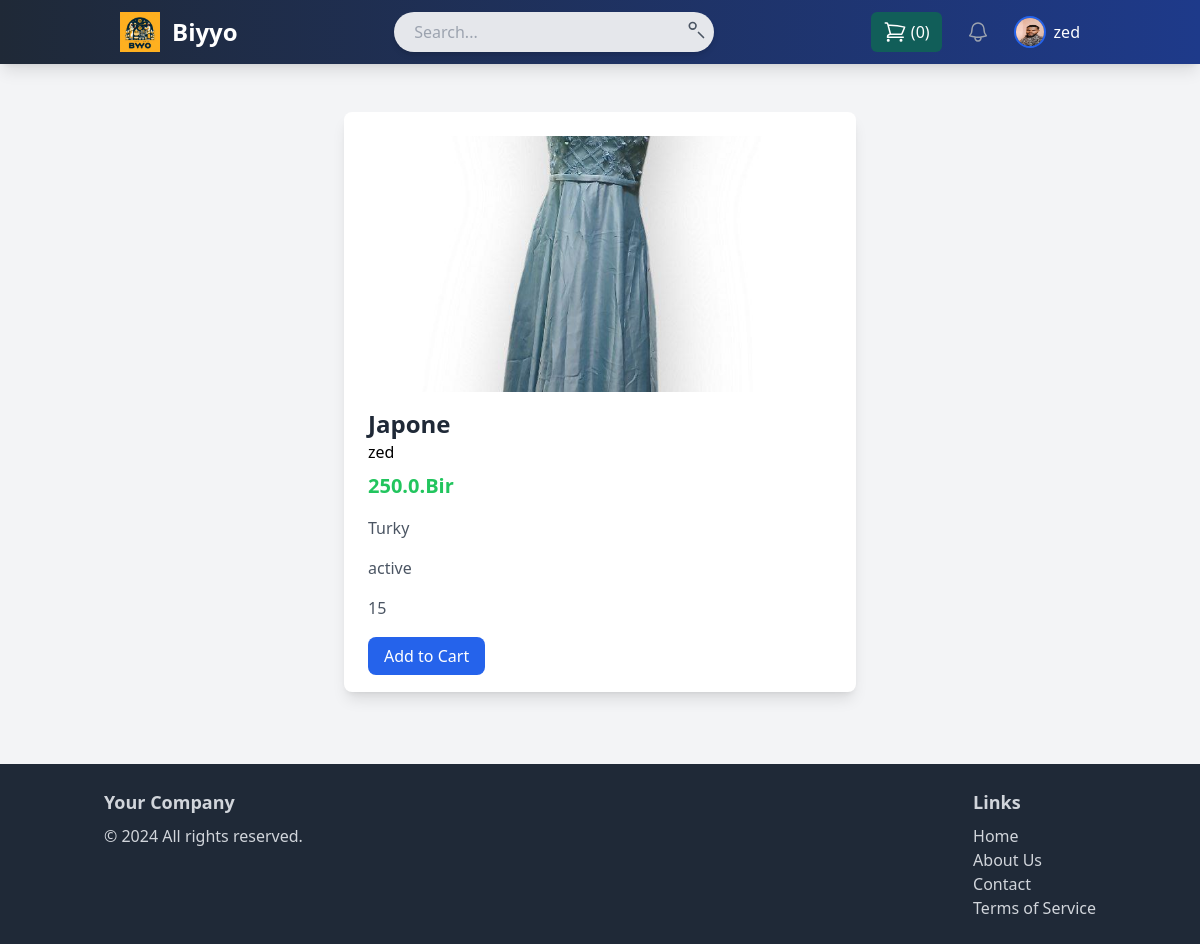
Page /product/3/ (signed in) on the committed database.
### Stores/models.py (models this page shows, shortened)
class Products(models.Model):
    DRAFT= 'Draft'
    WAITING_APPROVAL= 'Waiting Apruval'
    ACTIVE = 'active'
    DELETE = 'delete'
    STATUS_CHOICES = (
        (DRAFT,'Draft'),
        (WAITING_APPROVAL,'Waiting Apruval'),
        (ACTIVE,'active'),
        (DELETE, 'delete')
    )
    id = models.AutoField(primary_key=True)
    name = models.CharField(max_length=50, blank=True, null=True)
    image = models.ImageField(upload_to="product_images", null=True, blank=True)
    category = models.ForeignKey(Categories, on_delete=models.CASCADE, default=1)
    description = models.TextField(blank=True, null=True)
    specifications = models.JSONField(blank=True, null=True)
    initial_sell = models.FloatField(blank=True, null=True)
    initial_buy = models.FloatField(blank=True, null=True)
    dimensions = models.CharField(default='0x0x0', max_length=255)
    color = models.CharField(max_length=255)
    tax_percentage = models.CharField(max_length=255, blank=True, null=True)
    brand = models.CharField(max_length=255)
    brand_model = models.CharField(max_length=255, blank=True, null=True)
    status = models.CharField(max_length=255, choices=STATUS_CHOICES, default=ACTIVE)
    additional_details = models.JSONField(blank=True, null=True)
    display_order = models.IntegerField(default=0)
    parent = models.ForeignKey('self', on_delete=models.CASCADE, blank=True, null=True, related_name='variants')
    domain_user = models.ForeignKey(User, on_delete=models.CASCADE)  # Default to user with ID=1
    added_by = models.ForeignKey(User, on_delete=models.CASCADE, related_name='added_products')
    created_at = models.DateTimeField(auto_now_add=True)
    updated_at = models.DateTimeField(auto_now=True)

### Stores/views.py (the view)
# urls.py: path('product/<int:pk>/', views.product_details, name='product_detail'),  # Product details view
def product_details(request, pk):
    product = get_object_or_404(Products, pk=pk)
    context = {
        "product": product
    }
    return render(request, 'product_detail.html', context)

### Stores/cart.py (called while the page is built)
    def __len__(self):
        return sum(item['quantity'] for item in self.cart.values())

### Stores/context_proccessor.py (called while the page is built)
def cart (request):
    return {'cart':Cart(request)}

### Stores/Templates/product_detail.html (shortened to what this page needs)
{% extends "base.html" %}
{% block content %}
    <div class="container mx-auto py-8">
        <div class="bg-white p-6 rounded-lg shadow-lg max-w-lg mx-auto">
            <img src="{{ product.image.url}}" alt="{{ product.name }}" class="w-full h-64 object-cover rounded-t-lg">
            <h2 class="text-2xl font-semibold mt-4 text-gray-800">{{ product.name }}
            </h2>
            <a href="{% url 'vendors' product.added_by.id %}"><p>{{ product.added_by }}</p></a>
            <p class="text-xl font-bold text-green-500 mt-2">{{ product.initial_sell }}.Bir</p>
            <p class="text-gray-600 mt-4">{{ product.brand }}</p>
            <p class="text-gray-600 mt-4">{{ product.status }}</p>
            <p class="text-gray-600 mt-4">{{ product.tax_percentage }}</p>
            <div class="mt-6">
                <a href="{% url 'add_to_cart' product.id %}" class="bg-blue-600 text-white px-4 py-2 rounded-lg hover:bg-blue-800 transition-colors duration-300">
                    Add to Cart
                </a>
            </div>
        </div>
    </div>
{% endblock content %}

### Stores/Templates/base.html (shortened to what this page needs)
{% load compress %}
{% load static %}
<!DOCTYPE html>
<html lang="en">
<head>
    {% compress css %}
    <link rel="stylesheet" href="{% static 'src/output.css' %}">
    {% endcompress %}
    <script src="https://cdn.tailwindcss.com/3.0.0?plugins=typography@0.5.0"></script>
</head>
<body class="bg-gray-100">
    <nav class="fixed top-0 left-0 right-0 bg-gradient-to-r from-gray-800 to-blue-900 shadow-lg z-50">
        <div class="container mx-auto px-4 sm:px-6 lg:px-8">
            <div class="flex justify-between h-16 items-center">
                <div class="flex items-center">
                    <a href="{% url 'gen_home' %}" class="flex items-center space-x-3">
                        <img class="h-10 w-auto" src="{% static 'Images/logo1.jfif' %}" alt="Your Company Logo">
                        <span class="text-white font-semibold text-2xl">Biyyo</span>
                    </a>
                </div>
                <div class="hidden md:block">
                    <form action="search/" method="GET" class="relative flex items-center">
                        <input type="search" name="query" placeholder="Search..." class="rounded-full bg-gray-200 text-gray-900 px-5 py-2 w-80 shadow-md focus:outline-none focus:ring-2 focus:ring-blue-500 transition duration-300 ease-in-out" />
                        <button type="submit" class="absolute right-2 top-2 text-gray-600 hover:text-blue-500">
                            <svg class="h-5 w-5" fill="none" viewBox="0 0 24 24" stroke="currentColor" stroke-width="2">
                                <path stroke-linecap="round" stroke-linejoin="round" d="M21 21l-6-6M8 11a4 4 0 100-8 4 4 0 000 8z" />
                            </svg>
                        </button>
                    </form>
                </div>
                <div class="flex items-center space-x-4">
                    <a href="{% url 'cart_view' %}" class="flex items-center space-x-1 bg-teal-800 hover:bg-teal-900 text-white px-3 py-2 rounded-md transition duration-300">
                        <span>({{ cart|length }})</span>
                    </a>
                    <button class="relative p-2 rounded-full text-gray-400 hover:text-white focus:outline-none transition">
                    </button>
                    <div class="relative ml-3">
                        {% if request.user.is_authenticated %}
                            <button id="profile-dropdown" class="flex items-center space-x-2 focus:outline-none">
                                <img class="h-8 w-8 rounded-full border-2 border-blue-600" src="{% static 'Images/ze.jpg' %}" alt="Your Profile Picture">
                                <span class="text-white font-medium">{{ request.user.username }}</span>
                            </button>
                        {% else %}
                            <a href="{% url 'login' %}" class="text-white hover:bg-blue-700 px-3 py-2 rounded-md text-sm font-medium transition duration-200">Login</a>
                        {% endif %}
                    </div>
                </div>
            </div>
        </div>
    </nav>
    <main class="container mx-auto mt-20">
        {% block content %}
        {% endblock content %}
    </main>
    <footer class="bg-gray-800 text-gray-300 mt-10 py-6">
        <div class="container mx-auto px-4">
            <div class="flex justify-between">
                <div>
                    <h3 class="text-lg font-bold mb-2">Your Company</h3>
                    <p>&copy; 2024 All rights reserved.</p>
                </div>
                <div>
                    <h3 class="text-lg font-bold mb-2">Links</h3>
                    <ul>
                        <li><a href="{% url 'gen_home' %}" class="hover:text-white">Home</a></li>
                        <li><a href="{% url 'about' %}" class="hover:text-white">About Us</a></li>
                        <li><a href="" class="hover:text-white">Contact</a></li>
                        <li><a href="" class="hover:text-white">Terms of Service</a></li>
                    </ul>
                </div>
            </div>
        </div>
    </footer>
</body>
</html>

### rows in the picture
Products: image (picture), name "Japone", added_by "zed", initial_sell "250.0", brand "Turky", status "active", tax_percentage "15"

### other values in the picture
{{ cart|length }} "0"
{{ request.user.username }} "zed"
